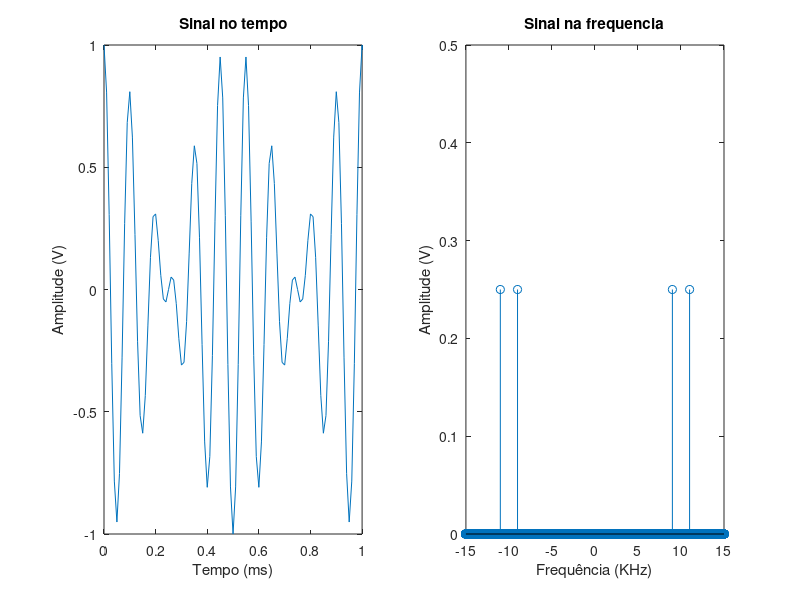
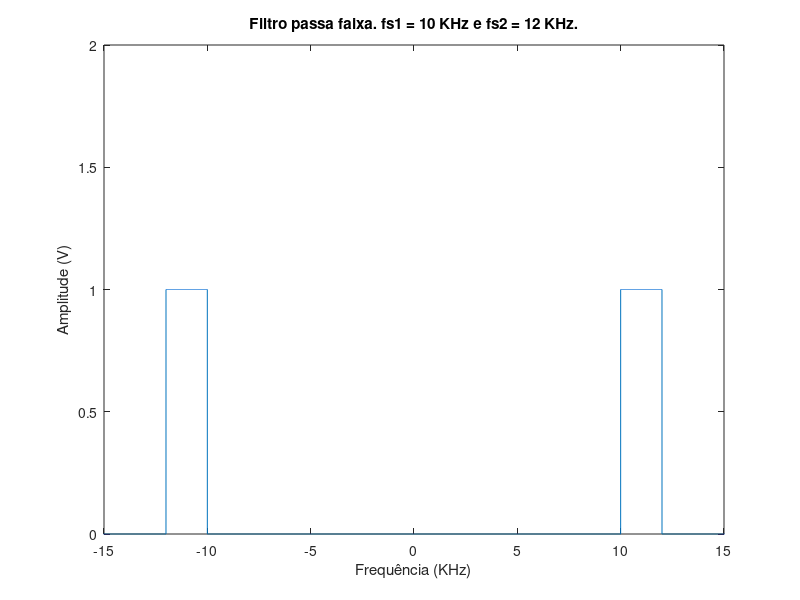
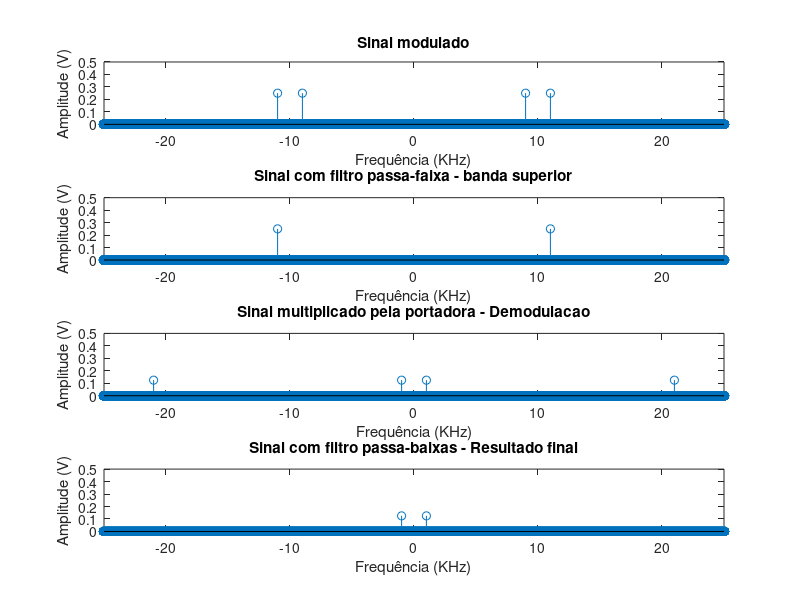

These charts were generated, in order, by the following MATLAB code:
% --- SISTEMAS DE COMUNICACAO 1 ---
% AULA 9: Modulacao em amplitude AM-SSB (banda lateral suprimida)
% DIA 08/03/2018
% Jessica de Souza

clear all;
close all;
clc;

%dados
Ac = 1;
Am = 1;
N = 100;
fm = 1e3;
fc = 10e3;

fs = N*fm;
ts = 1/fs;

t = [0:ts:1-ts];
f = [-fs/2:1:fs/2-ts];

%sinais no tempo
m = Am.*cos(2*pi*fm*t);  %sinal modulante
c = Ac.*cos(2*pi*fc*t);  %portadora
s = m.*c;                %sinal modulado (convolucao de m(t) com c(t)

%sinais na frequencia
M = fftshift(fft(m)/length(m));
C = fftshift(fft(c)/length(c));
S = fftshift(fft(s)/length(s));

%criando filtro passa-faixa com banda passante na faixa lateral superior
bpf = [zeros(1,38000) ones(1,2000) zeros(1,20000) ones(1,2000) zeros(1,38000)];
Sf = bpf.*S; %passando o sinal pelo filtro

%fazer novamente a convolucao com a portadora para ter o sinal original
sf = ifft(ifftshift(Sf))*length(Sf);
s_orig = sf.*c;
S_orig = fftshift(fft(s_orig)/length(s_orig));

%criando um filtro passa-baixas para resgatar o sinal original m(t) sem
%repeticoes nas outras frequencias
lpf = [zeros(1,48500) ones(1,3000) zeros(1,48500)];
Sm_t = lpf.*S_orig;

%%
figure,
subplot(121), plot(t*1e3,s);
xlabel('Tempo (ms)');
ylabel('Amplitude (V)');
xlim([0 1]);
title('Sinal no tempo');

subplot(122), stem(f/1000,abs(S));
axis([-15 15 0 0.5]);
xlabel('Frequência (KHz)');
ylabel('Amplitude (V)');
title('Sinal na frequencia');

figure, plot(f/1000,bpf);
axis([-15 15 0 2]);
xlabel('Frequência (KHz)');
ylabel('Amplitude (V)');
title('Filtro passa faixa. fs1 = 10 KHz e fs2 = 12 KHz.');

figure,

subplot(411), stem(f/1000,abs(S));
axis([-25 25 0 0.5]);
xlabel('Frequência (KHz)');
ylabel('Amplitude (V)');
title('Sinal modulado');

subplot(412),stem(f/1000,abs(Sf));
axis([-25 25 0 0.5]);
xlabel('Frequência (KHz)');
ylabel('Amplitude (V)');
title('Sinal com filtro passa-faixa - banda superior');

subplot(413),stem(f/1000,abs(S_orig));
axis([-25 25 0 0.5]);
xlabel('Frequência (KHz)');
ylabel('Amplitude (V)');
title('Sinal multiplicado pela portadora - Demodulacao');

subplot(414),stem(f/1000,abs(Sm_t));
axis([-25 25 0 0.5]);
xlabel('Frequência (KHz)');
ylabel('Amplitude (V)');
title('Sinal com filtro passa-baixas - Resultado final');